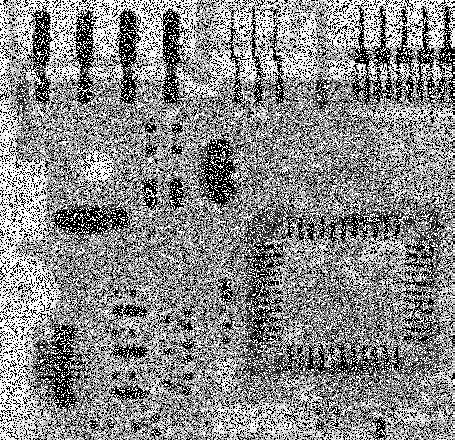
#> input picture LAB_06/plytkaSzumImp.png, 455 x 440 px
$ jupyter execute 06_context_hw.ipynb
#> lines starting #> are read from the running program, lines starting #| are printed output that depends on the picture
## Zadanie domowe: adaptacyjna filtracja medianowa

Wszystkie omówione i przetestowane powyżej filtry działały w ten sam sposób dla każdego piksela obrazu.
Natomiast przy filtracji adaptacyjnej następuje zmiana parametrów filtru w zależności od statystycznych charakterystyk otoczenia rozpatrywanego piksela.

Omówiony poprzednio filtr medianowy dobrze eliminuje zakłócenia impulsowe o niewielkiej gęstości przestrzennej (mniej niż 20% w pionie i poziomie).
W zadaniu filtracji bardziej zakłóconych obrazów lepiej sprawdza się adaptacyjny filtr medianowy.
``Adaptacyjność'' filtra polega na zmianie rozmiaru okna w trakcie filtracji - w zależności od pewnych warunków.

Przyjmijmy następujące oznaczenia:
- $z_{min}$ - najmniejsza jasność w oknie $S_{xy}$
- $z_{max}$ - największa jasność w oknie $S_{xy}$
- $z_{med}$ - mediana z jasności w oknie $S_{xy}$
- $z_{xy}$  - jasność w punkcie o współrzędnych $(x,y)$
- $S_{max}$ - maksymalny dozwolony rozmiar okna $S_{xy}$

Algorytm można opisać następującym pseudokodem:
<div style="background-color:rgba(0, 0, 0, 0.0470588); padding:10px 0;font-family:monospace;">
Faza A :<br>
&nbsp;&nbsp;&nbsp;<b>if</b>  $z_{max}$ > $z_{med}$ > $z_{min}$ <b>then</b> <br>
&nbsp;&nbsp;&nbsp;&nbsp;&nbsp;&nbsp; to przejdź od fazy B<br>
&nbsp;&nbsp;&nbsp;<b>else</b><br>
&nbsp;&nbsp;&nbsp;&nbsp;&nbsp;&nbsp;zwiększ rozmiar okna<br>
&nbsp;&nbsp;&nbsp;&nbsp;&nbsp;&nbsp;<b>if</b> rozmiar okna <= $S_{max}$ <b>then</b><br>
&nbsp;&nbsp;&nbsp;&nbsp;&nbsp;&nbsp;&nbsp;&nbsp;&nbsp;to powtórz fazę A<br>
&nbsp;&nbsp;&nbsp;&nbsp;&nbsp;&nbsp;<b>else</b><br>
&nbsp;&nbsp;&nbsp;&nbsp;&nbsp;&nbsp;&nbsp;&nbsp;&nbsp;zwróć $z_{med}$<br>
&nbsp;&nbsp;&nbsp;&nbsp;&nbsp;&nbsp;<b>end if</b><br>
&nbsp;&nbsp;&nbsp;<b>end if</b><br>
Faza B :<br>
&nbsp;&nbsp;&nbsp;<b>if</b>  $z_{max}$ > $z_{xy}$ > $z_{min}$ <b>then</b>  <br>
&nbsp;&nbsp;&nbsp;&nbsp;&nbsp;&nbsp;to zwróć  $z_{xy}$ <br>
&nbsp;&nbsp;&nbsp;<b>else</b><br>
&nbsp;&nbsp;&nbsp;&nbsp;&nbsp;&nbsp;zwróć $z_{med}$<br>
&nbsp;&nbsp;&nbsp;<b>end if</b><br>
</div>

#### Wyjaśnienie działania:

Cały czas należy pamiętać, jakie są cele działania filtru:
- usunięcie zakłóceń typu pieprz i sól (ang. _salt and pepper noise),
- wygładzenie innego rodzaju zakłóceń,
- redukcja zniekształceń (pogrubianie albo pocienianie krawędzi).

Wartości $z_{min}$ i $z_{max}$ uważa się za zakłócenia impulsowe w danym oknie, nawet jeżeli nie są to największa i najmniejsza wartość w całym obrazie.

Celem fazy A jest określenie czy rezultat filtracji medianowej $z_{med}$ jest zakłóceniem impulsowym czy nie.
Jeżeli spełniona jest nierówność $z_{min}$ < $z_{med}$ < $z_{max}$ wartość  $z_{med}$ nie może być zakłóceniem impulsowym.
W takim przypadku przechodzimy do fazy B i sprawdzamy czy piksel $z_{xy}$ jest zakłóceniem impulsowym.
Jeżeli spełniona jest nierówność   $z_{min}$ < $z_{xy}$ < $z_{max}$, $z_{xy}$ nie może być zakłóceniem impulsowym.
W takim przypadku algorytm zwraca niezmienioną wartość $z_{xy}$ - w ten sposób zmniejsza się zniekształcenia.
Jeżeli nierówność  $z_{min}$ < $z_{xy}$ < $z_{max}$ nie jest spełniona oznacza to, że albo $z_{xy}$ = $z_{min}$ albo  $z_{xy}$ = $z_{max}$.
W obu przypadkach uznaje się, że wartość  $z_{xy}$ jest zakłóceniem i jako wynik filtracji zwraca się wartość  $z_{med}$ , o której na podstawie fazy A wiadomo, że nie jest zakłóceniem.

Przypuśćmy, że nie została spełniona nierówność   $z_{min}$ < $z_{med}$ < $z_{max}$, algorytm wtedy zwiększa rozmiar okna i powtórnie wykonuje fazę A.
Dzieje się tak aż do momentu, kiedy algorytm znajdzie medianę, która nie jest zakłóceniem impulsowym albo osiągnięty zostanie maksymalny rozmiar okna.
W przypadku gdy osiągnięty zostanie maksymalny rozmiar okna algorytm zwraca wartość $z_{med}$.
Nie ma gwarancji, że wartość ta nie jest zakłóceniem impulsowym, jednakże odpowiedni dobór maksymalnego rozmiaru okna pozwala zminimalizować prawdopodobieństwo wystąpienia takiej sytuacji.

Po wyznaczeniu wartości po filtracji dla danego piksela, okno filtru się przemiesza, a algorytm uruchamiany jest dla nowej lokalizacji z parametrami początkowymi.

#### Zadanie - zaimplementować metodę:

1. Wczytaj obrazy _plytkaSzumImp.png_.  Wyświetl go.

2. Przefiltruj obraz filtrem medianowym o rozmiarze okna $5 \times 5$. Wynik filtracji wyświetl.

3. Zaimplementuj opisany adaptacyjny filtr medianowy. Wskazówki:
- należy przyjąć maksymalny rozmiar okna na $7 \times 7$, a początkowy na $3 \times 3$. Zakładamy, że rozmiar filtru powinien być nieparzysty.
- obliczenia trzeba wykonać w dwóch pętlch `for` (odwiedzić, każdy piksel) - dla ułatwienia zaleca się pominięcie pikseli brzegowych (jeżeli maksymalny rozmiar okna wynosi $7 \times 7$ to nie należy dokonywać obliczeń dla 3 pikseli brzegowych)
- w każdej iteracji należy:
    - przywrócić początkowy rozmiar okna ($3 \times 3$),
    - "wyciąć" otoczenie (parametr opisujący rozmiar otoczenia należy "uzmiennić")
    - obliczyć parametry: $z_{min}$, $z_{max}$, $z_{med}$ (metody wycinka `min`, `max` i funkcja `np.median`

- wykonać opisany algorytm. Uwaga: obliczenia mogę się chwilkę wykonywać.

4. Porównaj rezultaty filtracji medianowej i adaptacyjnej.

[cell 1]
import matplotlib.pyplot as plt
import cv2
import numpy as np
import os

if not os.path.exists("plytkaSzumImp.png") :
    !wget https://raw.githubusercontent.com/vision-agh/poc_sw/master/06_Context/plytkaSzumImp.png --no-check-certificate

plytka = cv2.imread("plytkaSzumImp.png", cv2.IMREAD_GRAYSCALE).astype(np.uint8)
#> plytka is the input picture: shape (440, 455); min 0, max 255, mean 138.1

def filtracja_adaptacyjna(image, start_size, max_size):
    return_image = image.copy()
    y_size, x_size = image.shape

    for i in range(y_size):
        for j in range(x_size):
            window_size = start_size
            z_min = z_med = z_max = 0

            while not (z_min < z_med < z_max) and window_size <= max_size:
                i1 = i - window_size//2
                j1 = j - window_size//2
                i2 = i + window_size//2 + window_size%2
                j2 = j + window_size//2 + window_size%2

                # odwiedzamy każdy piksel, ale odpowiednio zmniejszamy okno przy krawędziach
                i1 = np.clip(i1, a_min=0, a_max=y_size)
                i2 = np.clip(i2, a_min=0, a_max=y_size)
                j1 = np.clip(j1, a_min=0, a_max=x_size)
                j2 = np.clip(j2, a_min=0, a_max=x_size)

                window = image[i1:i2, j1:j2]
                z_min = np.min(window)
                z_max = np.max(window)
                z_med = np.median(window).astype(np.uint8)
                window_size += 1

            if z_min < image[i][j] < z_max:
                return_image[i, j] = image[i, j]
            else:
                return_image[i, j] = z_med

    return return_image

plytka_median = cv2.medianBlur(plytka, 5)
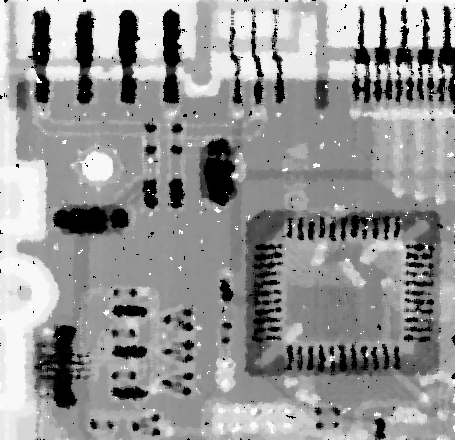
#> plytka_median: shape (440, 455); min 0, max 255, mean 148.2
plytka_adaptacyjna = filtracja_adaptacyjna(plytka, 3, 7)
#> after the loop in filtracja_adaptacyjna, `for i in range(y_size):`:
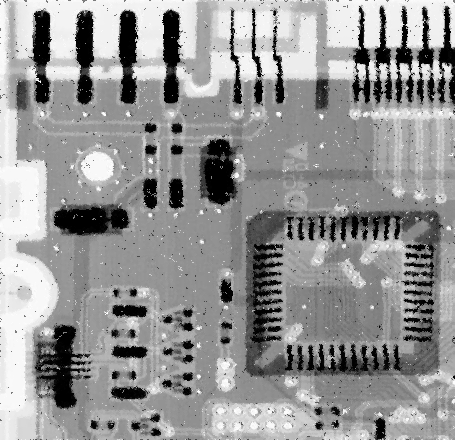
#> return_image: shape (440, 455); min 0, max 255, mean 148.8

size = 4
fig, ax = plt.subplots(1, 3, figsize=(3*size, size))
ax[0].imshow(plytka, cmap='gray', vmin=0, vmax=255)
ax[0].axis('off')
ax[0].set_title('Original')

ax[1].imshow(plytka_median, cmap='gray', vmin=0, vmax=255)
ax[1].axis('off')
ax[1].set_title('Filtr medianowy')

ax[2].imshow(plytka_adaptacyjna, cmap='gray', vmin=0, vmax=255)
ax[2].axis('off')
ax[2].set_title('Filtr adaptacyjny')
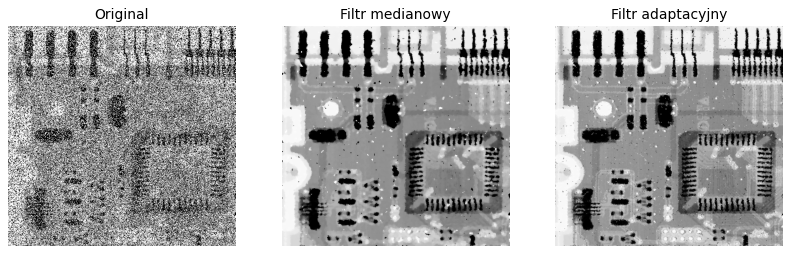
#> figure drawn by matplotlib, 3 panels
